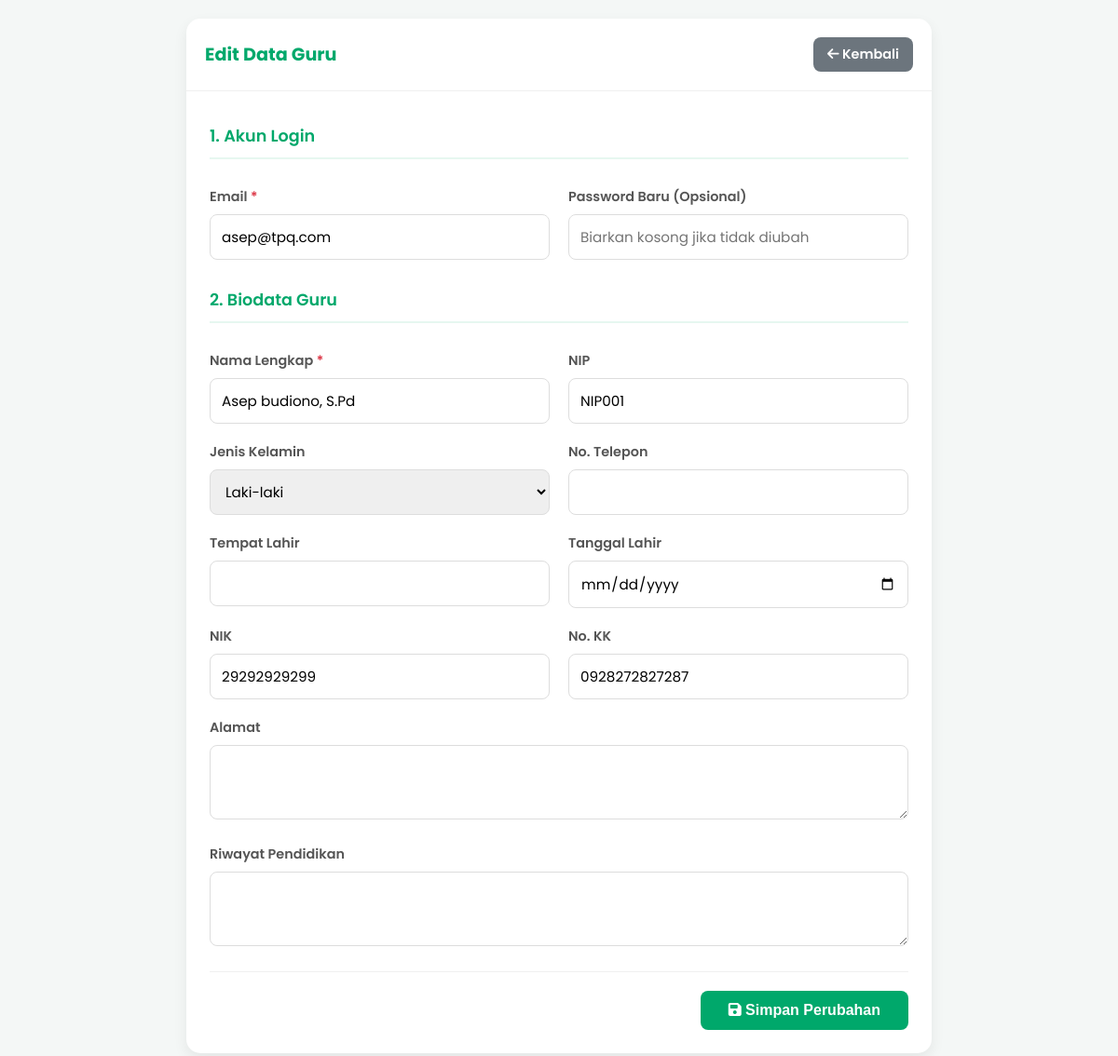
The page /admin/data_master/crud/edit_guru.php?id=1 (signed in) on the database its author committed.
### tables this page shows
CREATE TABLE `data_pengajar` (
  `id` int(11) NOT NULL,
  `user_id` int(11) NOT NULL,
  `nama_lengkap` varchar(100) NOT NULL,
  `nip` varchar(50) DEFAULT NULL,
  `no_telepon` varchar(20) DEFAULT NULL,
  `alamat` text DEFAULT NULL,
  `nik` varchar(20) DEFAULT NULL,
  `no_kk` varchar(20) DEFAULT NULL,
  `jenis_kelamin` enum('Laki-laki','Perempuan') DEFAULT NULL,
  `tempat_lahir` varchar(100) DEFAULT NULL,
  `tanggal_lahir` date DEFAULT NULL,
  `no_hp` varchar(20) DEFAULT NULL,
  `riwayat_pendidikan` text DEFAULT NULL,
  `foto` varchar(255) DEFAULT NULL
);

CREATE TABLE `users` (
  `id` int(11) NOT NULL,
  `email` varchar(100) NOT NULL,
  `password` varchar(255) NOT NULL,
  `role` enum('admin','pengajar','santri') NOT NULL,
  `created_at` timestamp NOT NULL DEFAULT current_timestamp()
);

### admin/data_master/crud/edit_guru.php (the view, shortened to what this page needs)
<?php
require '../../../koneksi.php';
$id_guru = $_GET['id'] ?? null;
$stmt = $koneksi->prepare("SELECT dp.*, u.email FROM data_pengajar dp JOIN users u ON dp.user_id = u.id WHERE dp.id = ?");
$stmt->bind_param("i", $id_guru);
$stmt->execute();
$data = $stmt->get_result()->fetch_assoc();
?>
<!DOCTYPE html>
<html lang="id">
<head>
    <link rel="stylesheet" href="https://cdnjs.cloudflare.com/ajax/libs/font-awesome/6.5.1/css/all.min.css">
</head>
<body>
    <div class="main-content">
        <div class="card">
            <div class="card-header">
                <h3>Edit Data Guru</h3>
                <a href="../data_pengajar.php" class="btn-kembali"><i class="fas fa-arrow-left"></i> Kembali</a>
            </div>
            <div class="card-body">
                <form action="" method="POST" id="form-edit-guru">
                    <div class="form-grid">
                        <div class="section-title">1. Akun Login</div>
                        <div class="form-group required">
                            <label>Email</label>
                            <input type="email" name="email" value="<?php echo htmlspecialchars($data['email']); ?>" required>
                        </div>
                        <div class="form-group">
                            <label>Password Baru (Opsional)</label>
                            <input type="password" name="password" placeholder="Biarkan kosong jika tidak diubah">
                        </div>
                        <div class="section-title">2. Biodata Guru</div>
                        <div class="form-group required">
                            <label>Nama Lengkap</label>
                            <input type="text" name="nama_lengkap" value="<?php echo htmlspecialchars($data['nama_lengkap']); ?>" required>
                        </div>
                        <div class="form-group">
                            <label>NIP</label>
                            <input type="text" name="nip" value="<?php echo htmlspecialchars($data['nip']); ?>">
                        </div>
                        <div class="form-group">
                            <label>Jenis Kelamin</label>
                            <select name="jenis_kelamin">
                                <option value="Laki-laki" <?php echo ($data['jenis_kelamin'] == 'Laki-laki') ? 'selected' : ''; ?>>Laki-laki</option>
                            </select>
                        </div>
                        <div class="form-group">
                            <label>No. Telepon</label>
                            <input type="text" name="no_telepon" value="<?php echo htmlspecialchars($data['no_telepon']); ?>">
                        </div>
                        <div class="form-group">
                            <label>Tempat Lahir</label>
                            <input type="text" name="tempat_lahir" value="<?php echo htmlspecialchars($data['tempat_lahir']); ?>">
                        </div>
                        <div class="form-group">
                            <label>Tanggal Lahir</label>
                            <input type="date" name="tanggal_lahir" value="<?php echo htmlspecialchars($data['tanggal_lahir']); ?>">
                        </div>
                        <div class="form-group">
                            <label>NIK</label>
                            <input type="text" name="nik" value="<?php echo htmlspecialchars($data['nik']); ?>">
                        </div>
                        <div class="form-group">
                            <label>No. KK</label>
                            <input type="text" name="no_kk" value="<?php echo htmlspecialchars($data['no_kk']); ?>">
                        </div>
                        <div class="form-group form-full">
                            <label>Alamat</label>
                            <textarea name="alamat"><?php echo htmlspecialchars($data['alamat']); ?></textarea>
                        </div>
                        <div class="form-group form-full">
                            <label>Riwayat Pendidikan</label>
                            <textarea name="riwayat_pendidikan"><?php echo htmlspecialchars($data['riwayat_pendidikan']); ?></textarea>
                        </div>
                    </div>
                    <div class="form-footer">
                        <button type="submit" class="btn-simpan"><i class="fas fa-save"></i> Simpan Perubahan</button>
                    </div>
                </form>
            </div>
        </div>
    </div>
</body>
</html>

### admin/data_master/crud/edit_guru.php (style rules this page uses)
:root { --warna-hijau: #00a86b; --warna-hijau-muda: #e6f7f0; --warna-latar: #f4f7f6; --warna-teks: #333; --warna-teks-abu: #555; --lebar-sidebar: 280px; }
body, html { margin: 0; padding: 0; font-family: 'Poppins', sans-serif; background-color: var(--warna-latar); box-sizing: border-box; }
*, *:before, *:after { box-sizing: inherit; }
.main-content { width: 100%; min-height: 100vh; padding: 20px; display: flex; justify-content: center; }
.card { background-color: white; border-radius: 15px; box-shadow: 0 6px 15px rgba(0, 0, 0, 0.07); margin-bottom: 20px; overflow: hidden; width: 100%; max-width: 800px; }
.card-header { padding: 20px; border-bottom: 1px solid #f0f0f0; display: flex; justify-content: space-between; align-items: center; }
.card-header h3 { margin: 0; color: var(--warna-hijau); font-size: 1.2rem; }
.btn-kembali { background-color: #6c757d; color: white; text-decoration: none; padding: 8px 15px; border-radius: 8px; font-size: 0.9rem; font-weight: 600; transition: 0.3s; }
.card-body { padding: 25px; }
.form-grid { display: grid; grid-template-columns: 1fr; gap: 15px; }
@media (min-width: 768px) { .form-grid { grid-template-columns: 1fr 1fr; gap: 20px; } }
.form-group { margin-bottom: 0; }
.form-group label { display: block; font-weight: 600; color: var(--warna-teks-abu); margin-bottom: 8px; font-size: 0.9rem; }
.form-group.required label::after { content: ' *'; color: #dc3545; }
.form-group input, .form-group select, .form-group textarea { width: 100%; padding: 12px; border: 1px solid #ddd; border-radius: 8px; font-size: 0.95rem; box-sizing: border-box; font-family: 'Poppins', sans-serif; }
.form-group textarea { min-height: 80px; resize: vertical; }
.form-full { grid-column: 1 / -1; }
.section-title { grid-column: 1 / -1; color: var(--warna-hijau); border-bottom: 2px solid var(--warna-hijau-muda); padding-bottom: 10px; margin-top: 10px; margin-bottom: 10px; font-size: 1.1rem; font-weight: 600; }
.form-footer { padding-top: 20px; margin-top: 20px; border-top: 1px solid #f0f0f0; text-align: right; }
.btn-simpan { background-color: var(--warna-hijau); color: white; padding: 12px 30px; border: none; border-radius: 8px; font-weight: 600; cursor: pointer; font-size: 1rem; width: auto; transition: 0.3s; }

### rows shown on the page
data_pengajar: email "asep@tpq.com", nama_lengkap "Asep budiono, S.Pd", nip "NIP001", jenis_kelamin "Laki-laki", nik "29292929299", no_kk "0928272827287"
